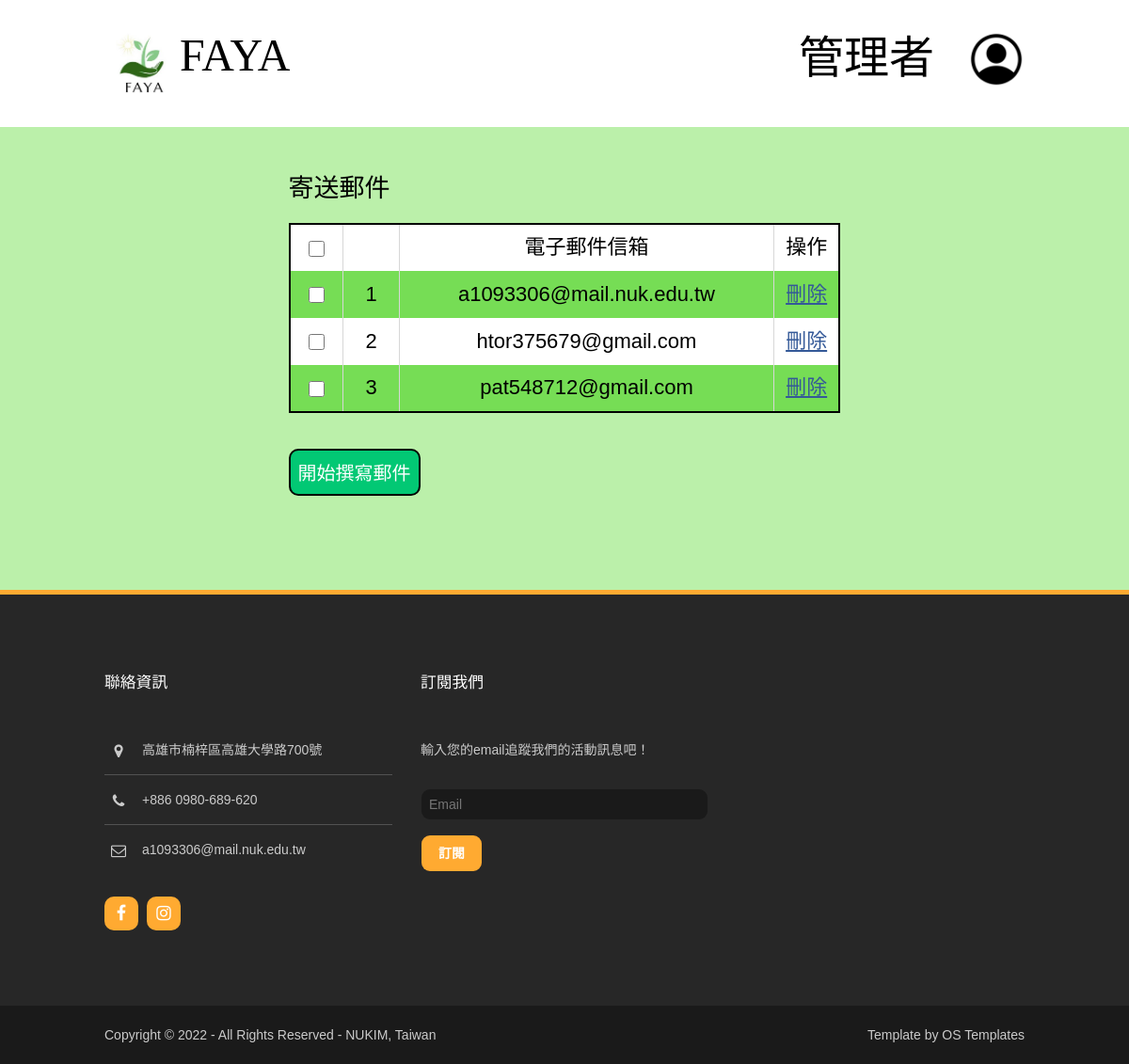
Screenshot of /subscribeManagement.php with the database file from the repository.
### tables this page shows
CREATE TABLE `subscriber` (
  `sNo` int(10) NOT NULL,
  `sEmail` varchar(50) NOT NULL
);

### subscribeManagement.php (the view, shortened to what this page needs)
<!DOCTYPE html>
<html>
<head>
<link href="layout/styles/layout.css" rel="stylesheet" type="text/css" media="all">
</head>
<body id="top">
<div  style="background:linear-gradient(180deg, #FFFFFF 0%, #FFFFFF 135px,#bbf0aa 135px,  #bbf0aa 100%);">
  <div class="wrapper row1">
    <header id="header" class="hoc clear">
      <div id="logo" class="fl_left">
        <h1 class="heading"><a href="#"><img src="img/FAYA_logo2.jpg" style="width:80px; height: 80px;"><font color="black" size="7">FAYA</font></a></h1>
      </div>
      <div class ="fl_right">
        <br/>
        <h1 class="heading"><font color="black" size="7">管理者&nbsp&nbsp&nbsp</font><a href="admin.php"><img class="heading" src="img/profile.png" style="width:60px; height: 60px;"></a></h1>
    </div>
    </header>
  </div>
      <br/><br/>
      <div class="hoc">
      <div style='width:60%; margin:auto;'>
      <?php
        require("DBconnected.php");
        $SQL="SELECT * FROM subscriber";
        echo "<h1 style='color:#000; font-size:27px;'>寄送郵件</h1>";
        if ($result=mysqli_query($link, $SQL)){
            echo "<table border='1' style='border:2px #000000 solid;' cellpadding='5'>";
            echo "<form action='writeEmail.php' method='post'>";
            echo "<td class='tdBlack'><input type='checkbox' id='chkall' name='chkall' onclick='demo()'></td>";
            echo "<td class='tdBlack'></td>";
            echo "<td class='tdBlack'>電子郵件信箱</td>";
            echo "<td class='tdBlack'>操作</td>";
            $i = 1;
            while($row=mysqli_fetch_assoc($result)){
                echo "<tr>";
                echo "<td class='tdBlack'><input type='checkbox' name='email[]' value='".$row["sEmail"]."' onclick='setAll()'></td>";
                echo "<td class='tdBlack' style='width:60px;'>".($i++)."</td>";
                echo "<td class='tdBlack'>".$row["sEmail"]."</td>";
                echo "<td class='tdBlack' style='width:70px;'><a href='deleteSubscriber.php?sNo=".$row["sNo"]."'' style='color: #345998;'><u>刪除</u></a></td>";
                echo "</tr>";
            }
            echo "</table>";
            echo "<br/><button type='submit' class='button1'>開始撰寫郵件</button>";
        }
    ?>
    </div>
    </div>
    <div class="inspace-50"></div>
  </div>
<div class="wrapper row4">
  <footer id="footer" class="hoc clear">
    <div class="one_third first">
      <h6 class="heading">聯絡資訊</h6>
      <ul class="nospace btmspace-30 linklist contact">
        <li><i class="fa fa-map-marker"></i>
          <address>
          高雄市楠梓區高雄大學路700號
          </address>
        </li>
        <li><i class="fa fa-phone"></i> +886 0980-689-620</li>
        <li><i class="fa fa-envelope-o"></i> a1093306@mail.nuk.edu.tw</li>
      </ul>
      <ul class="faico clear">
        <li><a class="faicon-facebook" href="https://www.facebook.com/FAYA-100346345957025"><i class="fa fa-facebook"></i></a></li>
        <li><a class="faicon-instagram" href="https://www.instagram.com/faya_npo/"><i class="fa fa-instagram"></i></a></li>
      </ul>
    </div>
    <div class="one_third">
      <h6 class="heading">訂閱我們</h6>
      <p class="nospace btmspace-30">輸入您的email追蹤我們的活動訊息吧！</p>
      <form method="post" action="mailSend.php">
        <fieldset>
          <input class="btmspace-15" type="text" name="email" placeholder="Email">
          <button type="submit" value="subscribe">訂閱</button>
        </fieldset>
      </form>
    </div>
  </footer>
</div>
<div class="wrapper row5">
  <div id="copyright" class="hoc clear">
    <p class="fl_left">Copyright &copy; 2022 - All Rights Reserved - <a href="https://im.nuk.edu.tw/" target="_blank">NUKIM, Taiwan</a></p>
    <p class="fl_right">Template by <a target="_blank" href="http://www.os-templates.com/" title="Free Website Templates">OS Templates</a></p>
  </div>
</div>
</body>
</html>

### layout/styles/layout.css (style rules this page uses)
.row4 { border-top:5px solid; }
#header #logo { margin:30px 0 0 0; }
#header #logo h1 { margin:0; padding:0; font-size:22px; }
#footer { padding:80px 0; }
#footer .heading { margin-bottom:50px; font-size:1.2rem; }
#footer .linklist li { display:block; margin-bottom:15px; padding:0 0 15px 0; border-bottom:1px solid; }
#footer .linklist li:last-child { margin:0; padding:0; border:none; }
#footer .linklist li::before, #footer .linklist li::after { display:table; content:""; }
#footer .linklist li, #footer .linklist li::after { clear:both; }
#footer .contact.linklist li, #footer .contact.linklist li:last-child { position:relative; padding-left:40px; }
#footer .contact li * { margin:0; padding:0; line-height:1.6; }
#footer .contact li i { display:block; position:absolute; top:0; left:0; width:30px; font-size:16px; text-align:center; }
#footer input, #footer button { border:1px solid; }
#footer input { display:inline; width:100%; padding:8px; }
#footer button { padding:8px 18px 10px; text-transform:uppercase; font-weight:700; cursor:pointer; }
#copyright { padding:20px 0; }
#copyright * { margin:0; padding:0; }
*, *::before, *::after { transition:all .3s ease-in-out; }
.btn, .icon, #footer input, #footer button, #backtotop, .faico a, .elements li { border-radius:10px; background-clip:padding-box; }
table, th, td { border:1px solid; border-collapse:collapse; vertical-align:top; }
table, th { table-layout:auto; }
table { width:100%; margin-bottom:15px; }
th, td { padding:5px 8px; }
td { border-width:0 1px; }
.faico { margin:0; padding:0; list-style:none; }
.faico li { display:inline-block; margin:8px 5px 0 0; padding:0; line-height:normal; }
.faico li:last-child { margin-right:0; }
.faico a { display:inline-block; width:36px; height:36px; line-height:36px; font-size:18px; text-align:center; }
.faico a { color:#FFFFFF; background-color:#FFAA31; }
body { color:#CBCBCB; background-color:#1A1A1A; }
a { color:#000000; }
.row1 { color:#FFFFFF; background-color:rgba(255,255,255,.4); }
.row4 { color:#CBCBCB; background-color:#272727; border-color:#FFAA31; }
.row5, .row5 a { color:#CBCBCB; background-color:#1A1A1A; }
#header #logo a { color:inherit; }
#footer .heading { color:#FFFFFF; }
#footer .linklist li { border-color:rgba(255,255,255,.2); }
#footer input, #footer button { border-color:transparent; }
#footer input { color:#FFFFFF; background-color:#1A1A1A; }
#footer button { color:#FFFFFF; background-color:#FFAA31; }
table, th, td, #comments .avatar, #comments , #comments textarea { border-color:#D7D7D7; }
tr, #comments li, #comments input[type="submit"], #comments input[type="reset"] { color:inherit; background-color:#FBFBFB; }
tr:nth-child(even), #comments li:nth-child(even) { color:inherit; background-color:#F7F7F7; }
table a, #comments a { background-color:inherit; }
@media screen and (min-width:978px) { .hoc, .split { max-width:978px; } }

### subscribeManagement.php (style rules this page uses)
tr:nth-of-type(even) { background-color: #76dd55; vertical-align:middle; }
tr:nth-of-type(odd) { background-color: #FFFFFF; vertical-align:middle; }
tr { width: 180px; height: 50px; vertical-align:middle; }
.tdBlack { font-size: 22px; color:black; vertical-align:middle; text-align:center; overflow:hidden; }
input[type = "checkbox"] { vertical-align:middle; display:inline; width:17px;height:17px; }
.button1 { border:2px solid #000; border-radius: 10px; width:140px; height:50px; background-color: #02C874; font-size:20px; cursor:pointer; color:#FFF; margin:auto; }

### rows the page displays
subscriber: sEmail "a1093306@mail.nuk.edu.tw"
subscriber: sEmail "htor375679@gmail.com"
subscriber: sEmail "pat548712@gmail.com"
